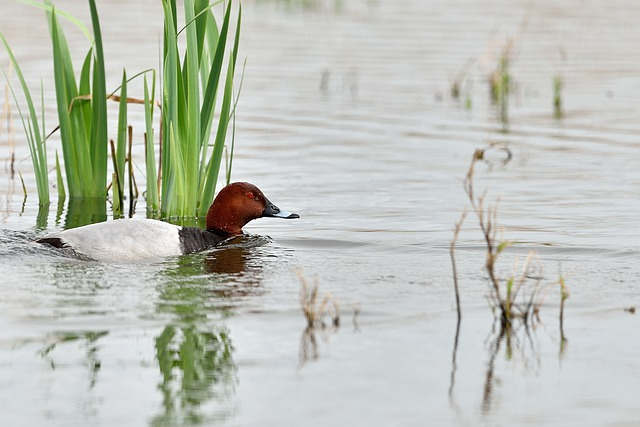
#> input picture test_images/bird-g98348e294_640.jpg, 640 x 427 px; its folder holds 4 pictures in this run
$ python data_loss_simulation.py
#> lines starting #> are read from the running program, lines starting #| are printed output that depends on the picture; pictures that were not available may be replaced by others from this repository, and a replacement may not be noted
import cv2
import numpy as np
import matplotlib.pyplot as plt
import pandas as pd
import os

# the seed function is used to generate the same random series each time the code runs
np.random.seed(123)

# setup and initialize feature detectors
sift = cv2.SIFT_create()
kaze = cv2.KAZE_create()
akaze = cv2.AKAZE_create()
orb = cv2.ORB_create()
fast = cv2.FastFeatureDetector_create()

# Create the feature matchers
bf = cv2.BFMatcher(cv2.NORM_L2, crossCheck=True)
flann = cv2.FlannBasedMatcher()


def get_images_filenames(images_directory):
    file_names = []
    for file in os.listdir(images_directory):
        file_names.append(os.path.join(images_directory, file))
    return file_names


def simulate_noises(image):
    generated_images = []
    # image dimensions
    height, width, _ = image.shape
    # maximum size of the black box to 10% of the image dimensions
    max_size = int(min(height, width) * 0.1)
    # initial size of the black box to 1 pixel
    box_size = 1
    # Set the initial noise level to 0
    noise_level = 0
    for i in range(10):
        # generate the number of black boxes to be added
        num_boxes = np.random.randint(1, 5)
        # generate the coordinates of the black boxes
        box_coords = [(np.random.randint(0, height - 1), np.random.randint(0, width - 1)) for _ in range(num_boxes)]
        # increase the size of the black boxes
        box_size += int(max_size / 10)
        # Increase the noise level
        noise_level += 10
        # Add the black boxes to the image
        for x, y in box_coords:
            x1, y1 = max(x - box_size, 0), max(y - box_size, 0)
            x2, y2 = min(x + box_size, height - 1), min(y + box_size, width - 1)
            image[x1:x2, y1:y2, :] = (0, 0, 0)
        # gaussian noise to simulate transmission noise
        image = cv2.GaussianBlur(image, (3, 3), noise_level)
        element = "noise_level" + str(i), image
        generated_images.append(element)
    # the generated image is an array that contains the entered image with 10 levels of data loss and noises
    return generated_images


def get_ref_images(ref_images_directory):
    result = []
    i = 0
    for ref_image_path in ref_images_directory:
        img = cv2.imread(ref_image_path)
        element = "Ref_Image" + str(i), img
        result.append(element)
    return result


def get_test_images(ref_images_directory):
    result = []
    i = 0
    for ref_image_path in ref_images_directory:
        img = cv2.imread(ref_image_path)
#> img is the input picture: shape (427, 640, 3); mean B, G, R 184.2, 194, 189.5
        element = "Test_Image" + str(i), img
        result.append(element)
    return result


def detect_and_compute_key_points(image_list):
    result = []
    for image in image_list:
        # extract the image and its names
        name, img = image
        _kp_sift, _des_sift = sift.detectAndCompute(img, None)
        _kp_kaze, _des_kaze = kaze.detectAndCompute(img, None)
        _kp_akaze, _des_akaze = akaze.detectAndCompute(img, None)
        _kp_orb, _des_orb = orb.detectAndCompute(img, None)
        element = name, img, _kp_sift, _des_sift, _kp_kaze, _des_kaze, _kp_akaze, _des_akaze, _kp_orb, _des_orb
        result.append(element)
    return result


def match_features(ref_images_kp_desc_array, noises_levels_kp_desc_array):
    result = []
    for ref_images_kp_desc in ref_images_kp_desc_array:
        # extract the descriptors
        name, ref_image, ref_kp_sift, ref_descr_sift, ref_kp_kaze, ref_descr_kaze, \
        ref_kp_akaze, ref_descr_akaze, ref_kp_orb, ref_descr_orb = ref_images_kp_desc

        for noise_image_kp_descr in noises_levels_kp_desc_array:
            # extract the descriptors
            name, noise_image, noise_kp_sift, noise_descr_sift, noise_kp_kaze, noise_descr_kaze, \
            noise_kp_akaze, noise_descr_akaze, noise_kp_orb, noise_descr_orb = noise_image_kp_descr
            matches_sift = bf.match(ref_descr_sift, noise_descr_sift)
            matches_kaze = bf.match(ref_descr_kaze, noise_descr_kaze)
            matches_akaze = bf.match(ref_descr_akaze, noise_descr_akaze)
            matches_orb = bf.match(ref_descr_orb, noise_descr_orb)
            # add the matches into the result array
            element = ref_images_kp_desc, noise_image_kp_descr, matches_sift, matches_kaze, matches_akaze, matches_orb
            result.append(element)

    return result


def positive_matches(matches_list):
    result = []
    for matches in matches_list:
        # extract the previous results
        ref_images_kp_desc, noise_image_kp_descr, matches_sift, matches_kaze, matches_akaze, matches_orb = matches
        num_positive_matches_sift = 0
        for match in matches_sift:
            if match.distance < 0.75 * matches_sift[0].distance:
                num_positive_matches_sift += 1

        num_positive_matches_kaze = 0
        for match in matches_kaze:
            if match.distance < 0.75 * matches_kaze[0].distance:
                num_positive_matches_kaze += 1

        num_positive_matches_akaze = 0
        for match in matches_akaze:
            if match.distance < 0.75 * matches_akaze[0].distance:
                num_positive_matches_akaze += 1

        num_positive_matches_orb = 0
        for match in matches_orb:
            if match.distance < 0.75 * matches_orb[0].distance:
                num_positive_matches_orb += 1
        element = matches, num_positive_matches_sift, num_positive_matches_kaze, num_positive_matches_akaze, num_positive_matches_orb
        result.append(element)
    return result


# this method here uses cv2.cv2.findHomography to detect how much object detected

def counting_object(ref_kp, test_kp, good_matches):
    ref_pts = np.float32([ref_kp[m[0].queryIdx].pt for m in good_matches]).reshape(-1, 1, 2)
    test_pts = np.float32([test_kp[m[0].trainIdx].pt for m in good_matches]).reshape(-1, 1, 2)
    M, mask = cv2.findHomography(ref_pts, test_pts, cv2.RANSAC, 5.0)
    num_positive_matches = mask.sum()
    return num_positive_matches


def plot_results(positives):
    n = 0
    i = 0
    x = []
    y_sift_features = []
    y_kaze_features = []
    y_akaze_features = []
    y_orb_features = []

    y_sift_all_matches = []
    y_sift_positive_matches = []
    y_kaze_all_matches = []
    y_kaze_positive_matches = []
    y_akze_all_matches = []
    y_akaze_positive_matches = []
    y_orb_all_matches = []
    y_orb_positive_matches = []

    for positive in positives:
        matches, num_positive_matches_sift, num_positive_matches_kaze, num_positive_matches_akaze, num_positive_matches_orb = positive
        ref_images_kp_desc, noise_image_kp_descr, matches_sift, matches_kaze, matches_akaze, matches_orb = matches
        name, noise_image, noise_kp_sift, noise_descr_sift, noise_kp_kaze, noise_descr_kaze, noise_kp_akaze, noise_descr_akaze, noise_kp_orb, noise_descr_orb = noise_image_kp_descr = noise_image_kp_descr
        print("Noise Image: -> " + str(name))
        x.append(i)
        print("    SIFT FEATURES: -> " + str(len(noise_kp_sift)))
        y_sift_features.append(len(noise_kp_sift))
        print("    KAZE FEATURES: -> " + str(len(noise_kp_kaze)))
        y_kaze_features.append(len(noise_kp_kaze))
        print("    AKAZE FEATURES: -> " + str(len(noise_kp_akaze)))
        y_akaze_features.append(len(noise_kp_akaze))
        print("    ORB FEATURES: -> " + str(len(noise_kp_orb)))
        y_orb_features.append(len(noise_kp_orb))
        print("    All matches SIFT : -> " + str(len(matches_sift)))
        y_sift_all_matches.append(len(matches_sift))
        print("    Positive matches SIFT: -> " + str(num_positive_matches_sift))
        y_sift_positive_matches.append(num_positive_matches_sift)
        print("    All matches KAZE : -> " + str(len(matches_kaze)))
        y_kaze_all_matches.append(len(matches_kaze))
        print("    Positive matches KAZE: -> " + str(num_positive_matches_kaze))
        y_kaze_positive_matches.append(num_positive_matches_kaze)
        print("    All matches AKAZE : -> " + str(len(matches_akaze)))
        y_akze_all_matches.append(len(matches_akaze))
        print("    Positive matches AKAZE: -> " + str(num_positive_matches_akaze))
        y_akaze_positive_matches.append(num_positive_matches_akaze)
        print("    All matches ORB : -> " + str(len(matches_orb)))
        y_orb_all_matches.append(len(matches_orb))
        print("    Positive matches ORB: -> " + str(num_positive_matches_orb))
        y_orb_positive_matches.append(num_positive_matches_orb)
        if i == 9:
            fig, ax = plt.subplots()
            ax.plot(x, y_sift_features, label='sift features')
            ax.plot(x, y_kaze_features, label='kaze features')
            ax.plot(x, y_akaze_features, label='akaze features')
            ax.plot(x, y_orb_features, label='orb features')
            ax.legend()
            # Set labels for the x and y axes
            ax.set_xlabel('Data loss augmentation')
            ax.set_ylabel('Detected features')
            # Set a title for the plot
            ax.set_title('Detected features over data loss')
            plt.savefig('features_image' + str(n) + '.png')
            plt.clf()
            fig, ax = plt.subplots()
            ax.plot(x, y_sift_all_matches, label='sift all matches')
            ax.plot(x, y_kaze_all_matches, label='kaze all matches')
            ax.plot(x, y_akze_all_matches, label='akaze all matches')
            ax.plot(x, y_orb_all_matches, label='orb all matches')
            ax.plot(x, y_sift_positive_matches, label='sift positive matches')
            ax.plot(x, y_kaze_positive_matches, label='kaze positive matches')
            ax.plot(x, y_akaze_positive_matches, label='akaze positive matches')
            ax.plot(x, y_orb_positive_matches, label='orb positive matches')
            ax.legend()
            # Set labels for the x and y axes
            ax.set_xlabel('Data loss augmentation')
            ax.set_ylabel('Matches')
            # Set a title for the plot
            ax.set_title('Matches over data loss')
            plt.savefig('matches_image' + str(n) + '.png')
            plt.clf()
            n = n + 1
            i = 0
            x = []
            y_sift_features = []
            y_kaze_features = []
            y_akaze_features = []
            y_orb_features = []

            y_sift_all_matches = []
            y_sift_positive_matches = []
            y_kaze_all_matches = []
            y_kaze_positive_matches = []
            y_akze_all_matches = []
            y_akaze_positive_matches = []
            y_orb_all_matches = []
            y_orb_positive_matches = []
        else:
            i = i + 1

test_images_file_names = get_images_filenames('test_images')
ref_images_file_names = get_images_filenames('ref_images')
test_images_ = get_test_images(test_images_file_names)
ref_images_ = get_ref_images(ref_images_file_names)
#> ref_images_ = 1 item
noise_images = []
for name, image in test_images_:
    noise_images_ = simulate_noises(image)
    for noise in noise_images_:
        noise_images.append(noise)

ref_images_kp_descr = detect_and_compute_key_points(ref_images_)
#> the loop in detect_and_compute_key_points, `for image in image_list:` made 1 pass
#> name on pass 1: 'Ref_Image0'
#> ref_images_kp_descr = 1 item
noise_images_kp_descr = detect_and_compute_key_points(noise_images)
#> the loop in detect_and_compute_key_points (call 2), `for image in image_list:` made 40 passes
#> pass 2, in detect_and_compute_key_points (call 2), `name, img = image`:
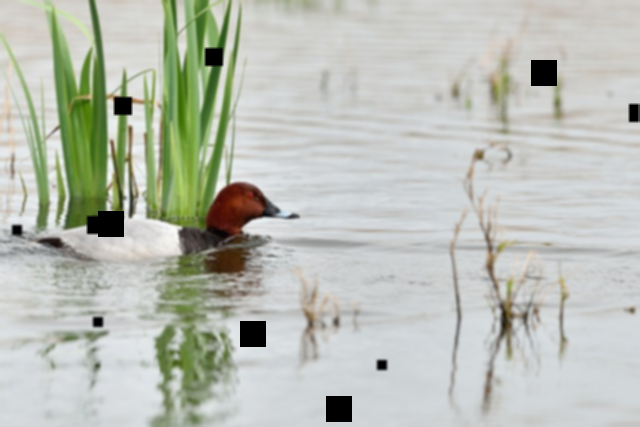
#> img: shape (427, 640, 3); mean of channels 0, 1, 2 181.5, 191.1, 186.7; drawn as B, G, R
#> after the loop in detect_and_compute_key_points (call 2), `for image in image_list:`:
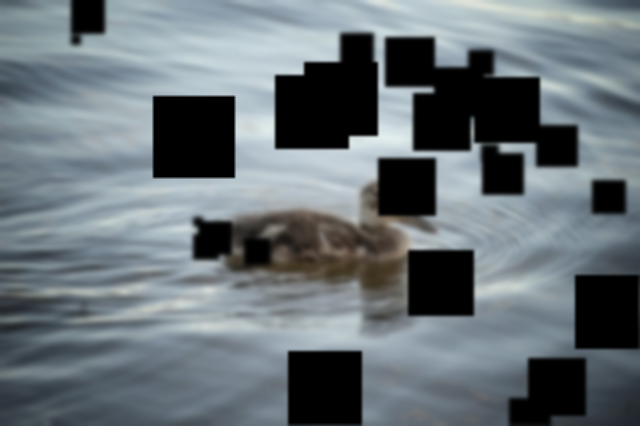
#> img: shape (426, 640, 3); mean of channels 0, 1, 2 118.7, 113.5, 104.2; drawn as B, G, R
matching = match_features(ref_images_kp_descr, noise_images_kp_descr)
#> the loop in match_features, `for ref_images_kp_desc in ref_images_kp_desc_array:` made 1 pass
#> pass 1, in match_features, `name, ref_image, ref_kp_sift, ref_descr_sift, ref_kp_kaze, ref_descr_k..`:
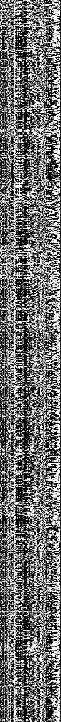
#> ref_descr_akaze: shape (722, 61); min 0, max 255, mean 110.1
#> after the loop in match_features, `for ref_images_kp_desc in ref_images_kp_desc_array:`: result = 40 items
positives = positive_matches(matching)
plot_results(positives)
#> the loop in plot_results, `for positive in positives:` made 40 passes
#> pass 1, in plot_results, `name, noise_image, noise_kp_sift, noise_descr_sift, noise_kp_kaze, noi..`:
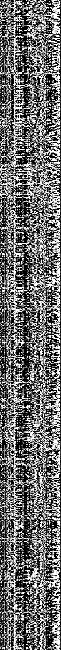
#> noise_descr_akaze: shape (650, 61); min 0, max 255, mean 109.3
#> pass 2, in plot_results, `name, noise_image, noise_kp_sift, noise_descr_sift, noise_kp_kaze, noi..`:
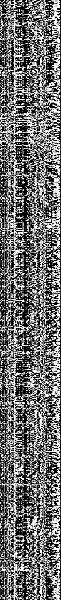
#> noise_descr_akaze: shape (600, 61); min 0, max 255, mean 110.5
#> pass 3, in plot_results, `name, noise_image, noise_kp_sift, noise_descr_sift, noise_kp_kaze, noi..`:
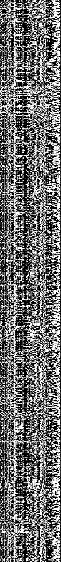
#> noise_descr_akaze: shape (562, 61); min 0, max 255, mean 110.4
